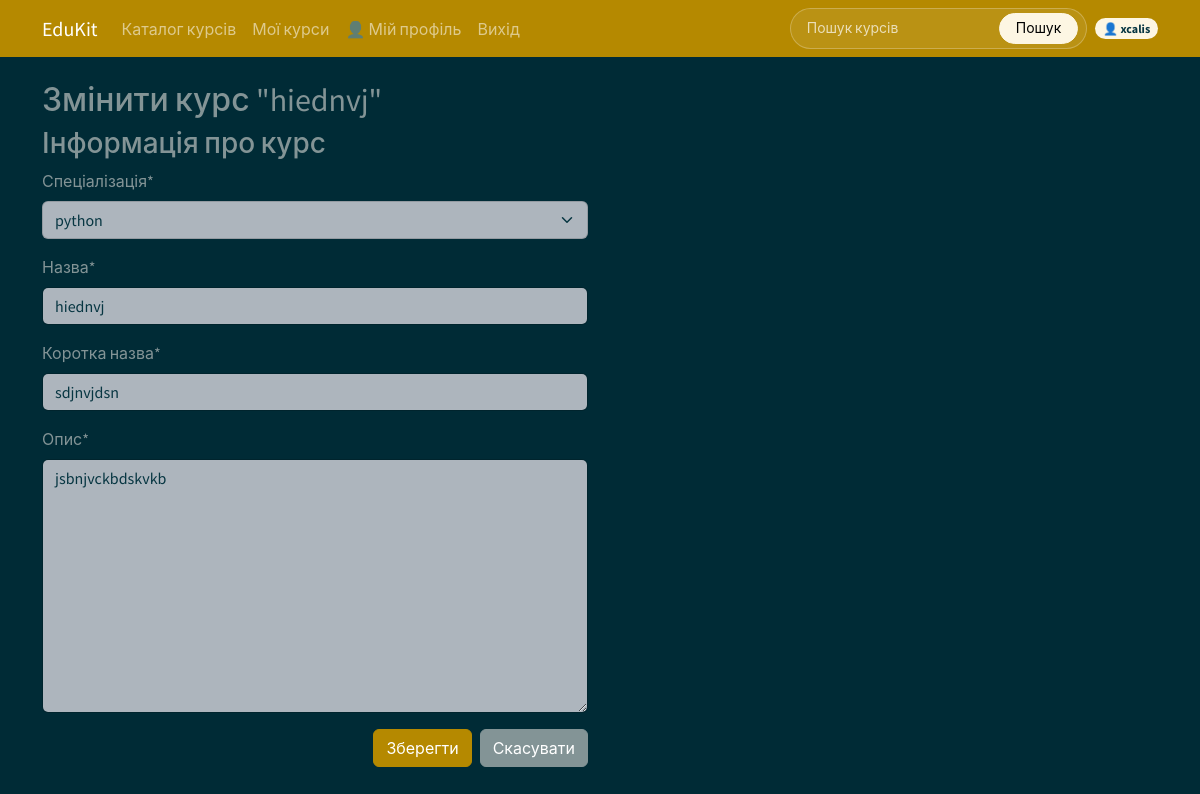
Screenshot of /course/2/edit/ (signed in) with the database file from the repository.
### courses/models.py (models this page shows, shortened)
class Course(models.Model):
    owner = models.ForeignKey(User, related_name='courses_created', on_delete=models.CASCADE, verbose_name="Викладач")
    subject = models.ForeignKey(Subject, related_name="courses", on_delete=models.CASCADE, verbose_name="Спеціалізація")
    title = models.CharField(max_length=500, verbose_name="Назва")
    slug = models.SlugField(max_length=500, unique=True, verbose_name="Коротка назва")
    overview = models.TextField(verbose_name="Опис")
    created = models.DateTimeField(auto_now_add=True)
    students = models.ManyToManyField(User, related_name='course_joined', blank=True, verbose_name="Зараховані студенти")
    published = models.BooleanField(default=False)
    class Meta:
        verbose_name = "Курс"
        verbose_name_plural = "Курси"
        ordering = ['-created']

class Subject(models.Model):
    title = models.CharField(max_length=200, verbose_name="Назва")
    slug = models.SlugField(max_length=200, unique=True)
    class Meta:
        verbose_name = "Спеціалізація"
        verbose_name_plural = "Спеціалізації"
        ordering = ['title']
    def __str__(self):
        return self.title

### courses/views.py (the view)
# urls.py: path('<pk>/edit/', views.CourseUpdateView.as_view(), name='course_edit'),
class CourseUpdateView(OwnerEditMixin, OwnerCourseMixin, UpdateView):
    permission_required = 'courses.change_course'
    template_name = 'courses/manage/course/form.html'

### courses/mixins.py (called while the page is built)
    def get_queryset(self):
        qs = super().get_queryset()
        return qs.filter(owner=self.request.user)

### courses/templatetags/courses.py (called while the page is built)
@register.filter(name='has_group')
def has_group(user, group_name):
    return user.groups.filter(name=group_name).exists()

### courses/templates/courses/manage/course/form.html (shortened to what this page needs)
{% extends "base.html" %}
{% load crispy_forms_tags %}
{% block content %}
  <h2>
    {% if object %}
      Змінити курс "{{ object.title }}"
    {% else %}
      Створити новий курс
    {% endif %}
  </h2>
  <div class="row">
    <div class="col-12 col-lg-6">
      <h3>Інформація про курс</h3>
      <form method="post">
        {{ form|crispy }}
        <div class="d-flex justify-content-end gap-2">
          <button type="submit" class="btn btn-primary">Зберегти</button>
          <a href="{% url 'manage_course_list' %}" class="btn btn-secondary">Скасувати</a>
        </div>
      </form>
    </div>
  </div>
{% endblock content %}

### courses/templates/base.html (shortened to what this page needs)
<!DOCTYPE html>
{% load courses %}
<html lang="uk">
<head>
  <link
    href="https://cdn.jsdelivr.net/npm/bootswatch@5.3.8/dist/solar/bootstrap.min.css"
    rel="stylesheet"
  >
</head>
<body>
  <nav class="navbar navbar-expand-lg bg-primary" data-bs-theme="dark">
  <div class="container">
    <a class="navbar-brand" href="{% url 'course_list' %}">EduKit</a>
    <div class="collapse navbar-collapse" id="mainNavbar">
      <ul class="navbar-nav me-auto mb-2 mb-lg-0">
  <li class="nav-item">
    <a class="nav-link {% if request.resolver_match.url_name == 'course_list' %}active{% endif %}"
       href="{% url 'course_list' %}">
      Каталог курсів
    </a>
  </li>
  {% if request.user.is_authenticated %}
    <li class="nav-item">
      {% if request.user|has_group:'Teachers' %}
        <a class="nav-link" href="{% url 'manage_course_list' %}">
          Мої курси
        </a>
      {% else %}
        <a class="nav-link" href="{% url 'student_course_list' %}">
          Мої курси
        </a>
      {% endif %}
    </li>
    {% if request.user|has_group:'Teachers' %}
  <li class="nav-item">
    <a class="nav-link" href="{% url 'teacher_profile' request.user.teacher_profile.id %}">
  👤 Мій профіль
</a>
  </li>
{% endif %}
    <li class="nav-item">
      <form method="post" action="{% url 'logout' %}">
        <button type="submit" class="btn btn-link nav-link border-0">Вихід</button>
      </form>
    </li>
  {% endif %}
</ul>
      <div class="d-flex align-items-center gap-2">
        <form class="navbar-search d-flex align-items-center rounded-pill px-2 py-1" role="search">
          <input class="search-input form-control form-control-sm me-2"
                 type="search" name="q" placeholder="Пошук курсів">
          <button class="btn btn-sm btn-light rounded-pill px-3" type="submit">Пошук</button>
        </form>
        {% if request.user.is_authenticated %}
          <span class="badge rounded-pill text-bg-light text-dark">
            👤 {{ request.user.get_full_name|default:request.user.username }}
          </span>
        {% endif %}
      </div>
    </div>
  </div>
</nav>
  <main class="container py-4">
    {% block content %}{% endblock  %}
  </main>
</body>
</html>

### courses/templates/base.html (style rules this page uses)
.navbar-search { background-color: rgba(255, 255, 255, 0.08); border: 1px solid rgba(255, 255, 255, 0.25); }
.navbar-search .search-input { background: transparent; color: #fff; border: 0; box-shadow: none; min-width: 180px; }
.navbar-search .search-input::placeholder { color: rgba(255, 255, 255, 0.7); }

### rows the page displays
Course: title "hiednvj", subject "python", slug "sdjnvjdsn", overview "jsbnjvckbdskvkb"
Subject: title "hiednvj"

### other values shown
{{ request.user.get_full_name|default:request.user.username }} "xcalis"
